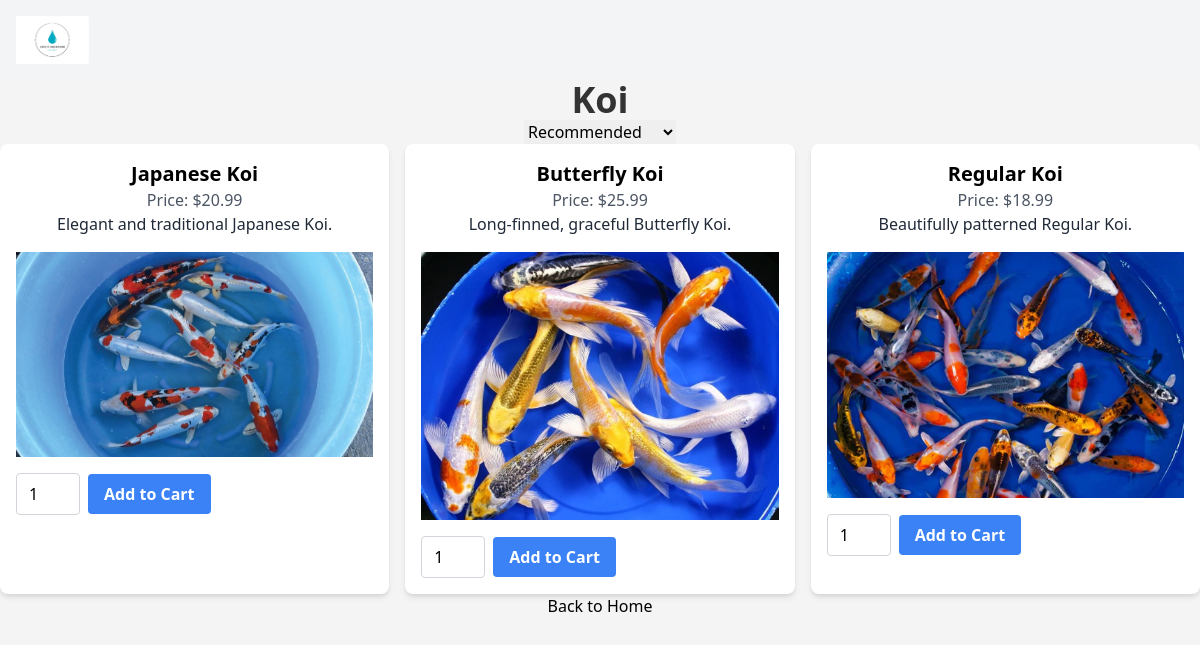
Screenshot of /category/Koi with the database file from the repository.
### models.py (models this page shows, shortened)
class Category(db.Model):
    __tablename__ = 'category'
    __table_args__ = {'extend_existing': True}
    id = db.Column(db.Integer, primary_key=True)
    name = db.Column(db.String(80), unique=True, nullable=False)
    image_filename = db.Column(db.String(200), nullable=True)
    products = db.relationship('Product', backref='category', lazy=True)

class Product(db.Model):
    __tablename__ = 'product'
    __table_args__ = {'extend_existing': True}
    __tablename__ = 'product'
    id = db.Column(db.Integer, primary_key=True)
    name = db.Column(db.String(80), nullable=False)
    price = db.Column(db.Float, nullable=False)
    description = db.Column(db.String(200))
    image_filename = db.Column(db.String(200))
    category_id = db.Column(db.Integer, db.ForeignKey('category.id'), nullable=False)

### app.py (the view)
@app.route('/category/<category_name>')
def show_category(category_name):
    sort = request.args.get('sort', 'recommended')
    category = Category.query.filter_by(name=category_name).first_or_404()
    if sort == 'price_asc':
        products = Product.query.filter_by(category_id=category.id).order_by(Product.price.asc()).all()
    elif sort == 'price_desc':
        products = Product.query.filter_by(category_id=category.id).order_by(Product.price.desc()).all()
    elif sort == 'alphabetical':
        products = Product.query.filter_by(category_id=category.id).order_by(Product.name).all()
    else:  # recommended or default case
        products = Product.query.filter_by(category_id=category.id).all()
    return render_template('category.html', category=category, products=products)

### templates/category.html (shortened to what this page needs)
<!DOCTYPE html>
<html lang="en">
<head>
    <link rel="stylesheet" href="{{ url_for('static', filename='css/style.css') }}">
    <link rel="stylesheet" href="https://cdn.jsdelivr.net/npm/tailwindcss@2.2.19/dist/tailwind.min.css">
</head>
<body>
    <header class="bg-gray-100 p-4">
        <a href="{{ url_for('home') }}">
            <img src="{{ url_for('static', filename='images/logo.png') }}" alt="Logo" class="h-12">
        </a>
    </header>
    <h1 class="text-4xl font-bold">{{ category.name }}</h1>
    <form action="{{ url_for('show_category', category_name=category.name) }}" method="get">
        <select name="sort" onchange="this.form.submit()">
            <option value="recommended" {% if request.args.get('sort') == 'recommended' %}selected{% endif %}>Recommended</option>
        </select>
    </form>
    <div class="grid grid-cols-3 gap-4">
        {% for product in products %}
            <div class="bg-white rounded-lg shadow-md p-4">
                <h2 class="text-xl font-bold">{{ product.name }}</h2>
                <p class="text-gray-600">Price: ${{ product.price }}</p>
                <p class="text-gray-800">{{ product.description }}</p>
                {% if product.image_filename %}
                    <img src="{{ url_for('static', filename='images/products/' + product.image_filename) }}" alt="{{ product.name }}" class="mt-4">
                {% endif %}
                <form action="{{ url_for('add_to_cart') }}" method="post" class="mt-4">
                    <div class="flex items-center">
                        <input type="number" name="quantity" value="1" min="1" class="mr-2 w-16 py-2 px-3 border border-gray-300 rounded">
                        <button type="submit" class="bg-blue-500 hover:bg-blue-700 text-white font-bold py-2 px-4 rounded">Add to Cart</button>
                    </div>
                </form>
            </div>
        {% endfor %}
    </div>
    <a href="{{ url_for('home') }}" class="mt-4">Back to Home</a>
</body>
</html>

### static/css/style.css (style rules this page uses)
body { font-family: Arial, sans-serif; margin: 0; padding: 0; text-align: center; }
body { font-family: Arial, sans-serif; margin: 0; padding: 0; text-align: center; background-color: #f4f4f4; }
h1 { color: #333; }
a { color: #06c; text-decoration: none; }
button { background-color: #28a745; border: none; border-radius: 4px; color: white; padding: 10px 20px; text-align: center; text-decoration: none; display: inline-block; font-size: 16px; margin: 4px 2px; cursor: pointer; }

### rows the page displays
Category: name "Koi"
Product: name "Japanese Koi", price "20.99", description "Elegant and traditional Japanese Koi.", image_filename (picture)
Product: name "Butterfly Koi", price "25.99", description "Long-finned, graceful Butterfly Koi.", image_filename (picture)
Product: name "Regular Koi", price "18.99", description "Beautifully patterned Regular Koi.", image_filename (picture)
